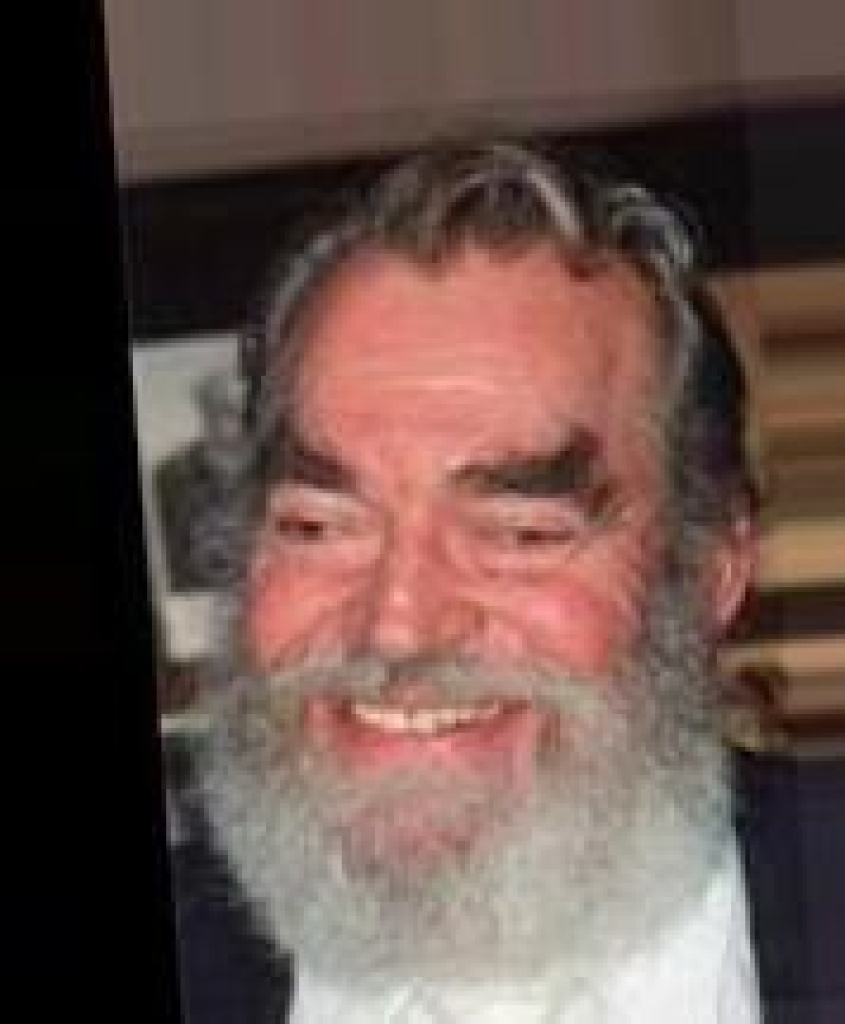
#> input picture No_Manipulation/408.jpg, 845 x 1024 px, found by its file name; its folder holds only this picture in this run
$ python svm_with_features_hog.py
#> lines starting #> are read from the running program, lines starting #| are printed output that depends on the picture
import os
import cv2
import numpy as np
from skimage.feature import hog

from sklearn.model_selection import train_test_split
from sklearn.svm import SVC
from sklearn.metrics import accuracy_score, classification_report, confusion_matrix
from sklearn.preprocessing import StandardScaler

import matplotlib.pyplot as plt
from sklearn.decomposition import PCA
from sklearn.pipeline import Pipeline
from sklearn.model_selection import GridSearchCV
import seaborn as sns

# Settings
DATADIR = r"C:\Users\97258\engineering_try_2\Engineering-Project"
CATEGORIES = [
    "No_Manipulation",
    "output_faces_change_lip_color_no_padding",
    "output_faces_change_eye_color_no_padding",
    "output_faces_change_nose_no_padding",
    "output_faces_change_eyebrows_no_padding"
]

IMG_SIZE = 128

# Extract HOG features from image
def get_hog_features(image):
    gray = cv2.cvtColor(image, cv2.COLOR_BGR2GRAY)

    features = hog(
        gray,
        orientations=9,
        pixels_per_cell=(8, 8),
        cells_per_block=(2, 2),
        block_norm='L2-Hys'
    )

    return features


# Load data
def load_data():
    data = []
    labels = []

    print("Loading images and extracting HOG features...")

    for category in CATEGORIES:
        path = os.path.join(DATADIR, category)
        class_num = CATEGORIES.index(category)

        if not os.path.exists(path):
            print(f"Warning: Directory {path} not found.")
            continue

        count = 0
        for img_name in os.listdir(path):
            try:
                img_path = os.path.join(path, img_name)
                image = cv2.imread(img_path)
#> image is the input picture: shape (1024, 845, 3); mean B, G, R 74.3, 80.2, 102.3

                if image is None:
                    continue

                # Resize image
                image = cv2.resize(image, (IMG_SIZE, IMG_SIZE))
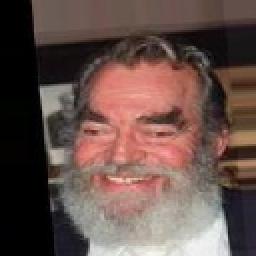
#> image: shape (128, 128, 3) (shown 2 times larger); mean B, G, R 74.3, 80.2, 102.3

                # Extract HOG features
                features = get_hog_features(image)
#> in get_hog_features, `gray = cv2.cvtColor(image, cv2.COLOR_BGR2GRAY)`:
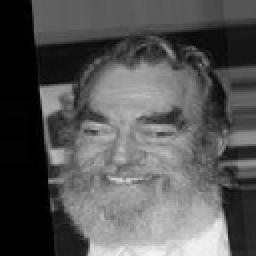
#> gray: shape (128, 128) (shown 2 times larger); min 0, max 246, mean 86.1
#> in get_hog_features, `features = hog( gray, orientations=9, pixels_per_cell=(8, 8), cells_pe..`: features = 8100 values, max 0.699 at index 5404, min 0 at index 0, mean 0.119

                data.append(features)
                labels.append(class_num)
                count += 1

            except Exception as e:
                pass

        print(f"Loaded {count} images from {category}")

    return np.array(data), np.array(labels)


# Main execution
print("=" * 60)
print("SVM with HOG Features (No Padding)")
print("=" * 60)

X, y = load_data()

print(f"\nTotal samples: {len(X)}")
print(f"Feature vector size: {X.shape[1]}")
#| Feature vector size: 8100

if len(X) > 0:
#> (the run stopped early here; a loop or call above may not have finished)
